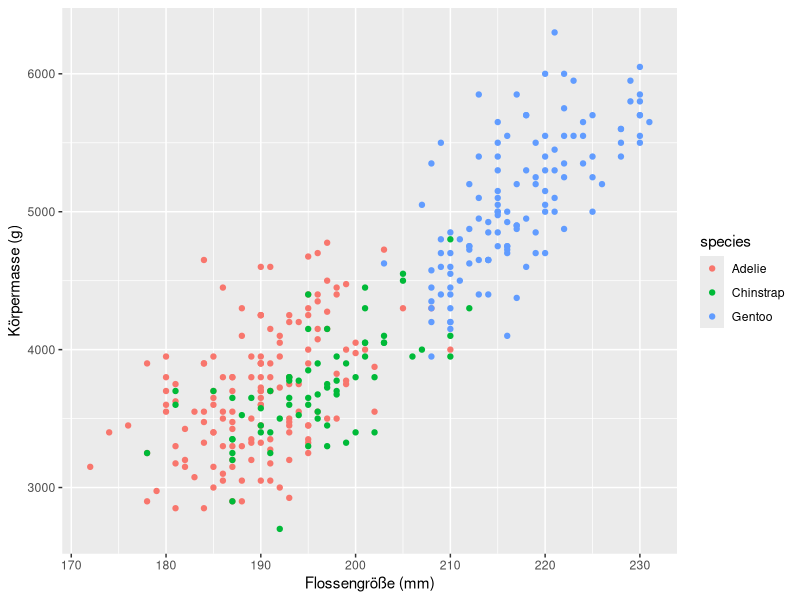
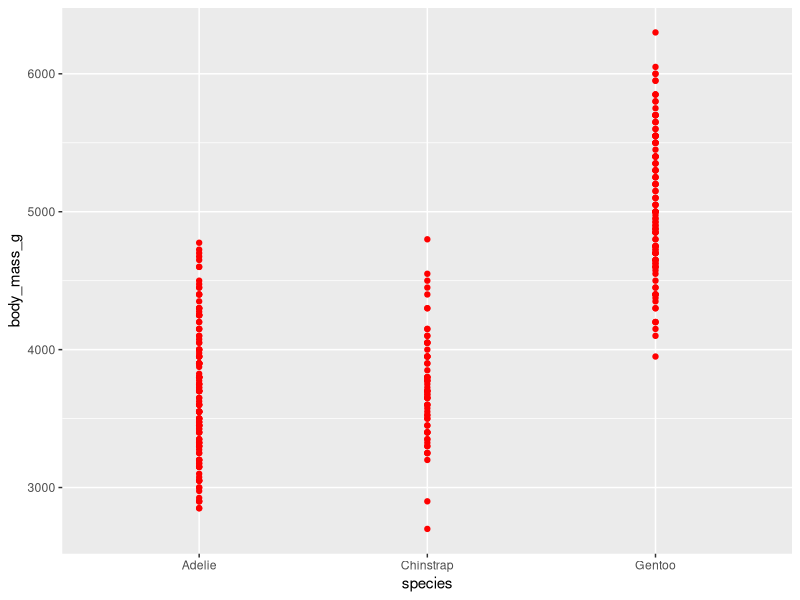
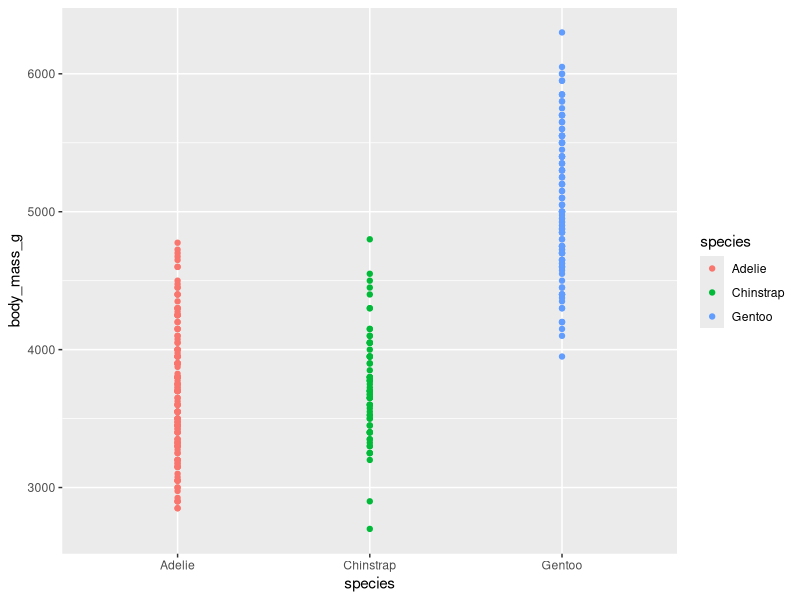
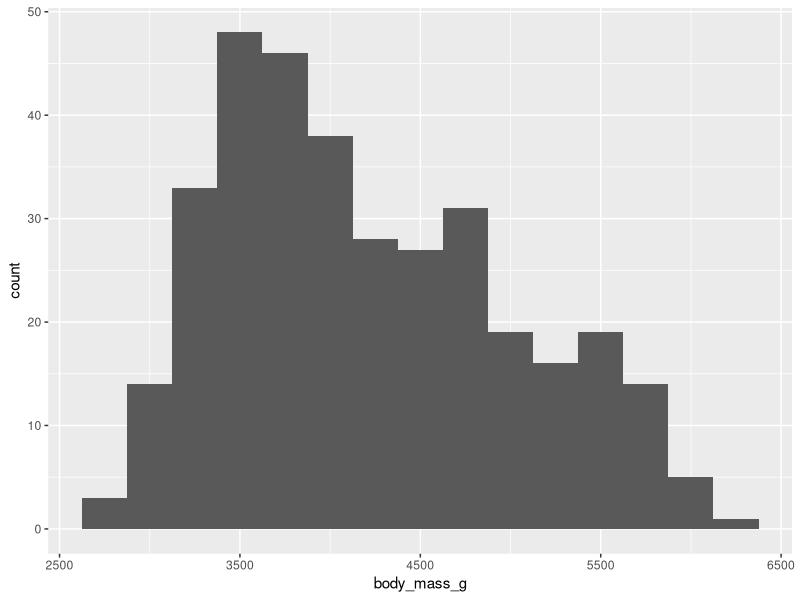
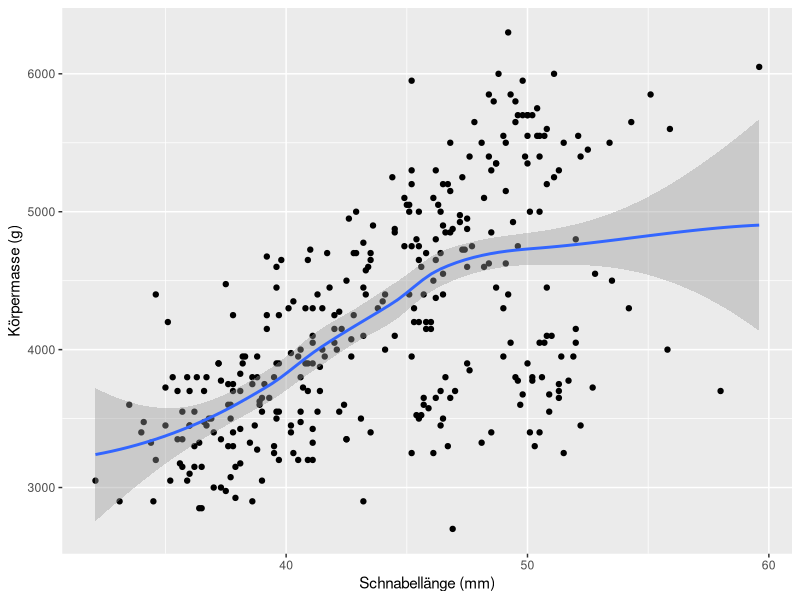
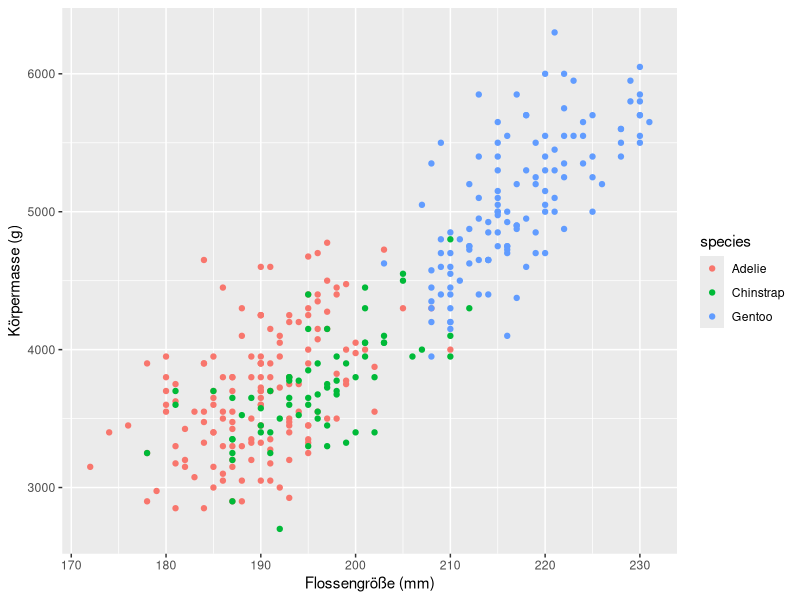
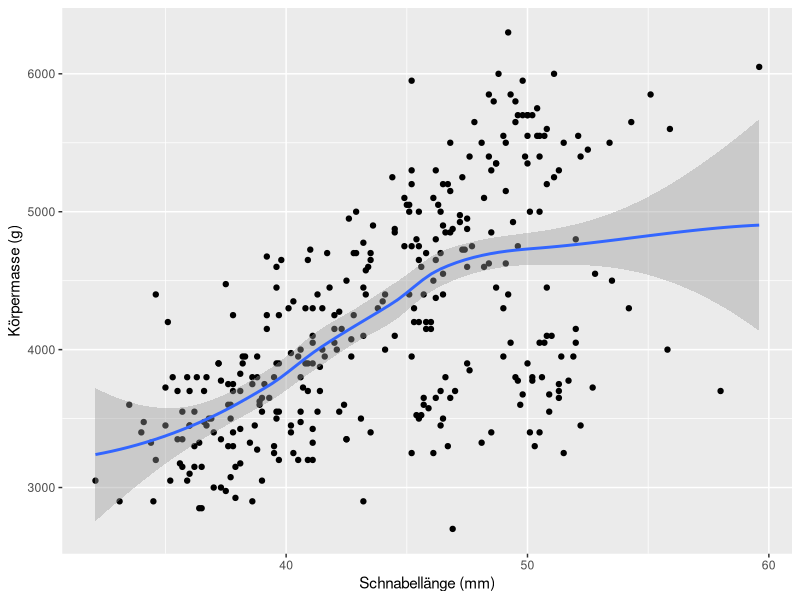

These figures' R source, in order:
# =============================================================
# SA-01 Datenvisualisierung mit ggplot – Hausaufgabe UE 1
# Florian Benes, 4AHWIT (x), Prozessmanagement
# Gesamtes Skript: läuft von oben nach unten durch (Source)
# =============================================================

library(tidyverse)
library(palmerpenguins)   # liefert penguins mit body_mass_g usw.

# -------------------------------------------------------------
# 1. Setup + erstes Ritual
# -------------------------------------------------------------
glimpse(penguins)
# -> 344 Zeilen, 8 Spalten
# -> species: factor, body_mass_g: integer
# Hinweis: 2 Pinguine haben keine Körpermasse/Flossenlänge (NA).
# Die Plots unten zeigen sie nicht an -> Warnung "Removed 2 rows" ist
# erwartet und kein Fehler (genau diese 2 Zeilen fehlen).

# -------------------------------------------------------------
# 2. Die Einstiegsfrage nachbauen (Ziel-Plot)
# -------------------------------------------------------------
p_ziel <- ggplot(penguins,
                 aes(x = flipper_length_mm, y = body_mass_g, color = species)) +
  geom_point() +
  labs(x = "Flossengröße (mm)", y = "Körpermasse (g)")
p_ziel
# Körpermasse steigt bei allen drei Arten mit der Flossengröße.
# Am schwersten: Gentoo.

# -------------------------------------------------------------
# 3. Vorhersagen
# -------------------------------------------------------------
# a) color = "red" in geom_point() -> alle Punkte rot (fixe Farbe)
ggplot(penguins, aes(x = species, y = body_mass_g)) + geom_point(color = "red")
# color = species in aes() -> Farbe abhängig von der Spalte species
ggplot(penguins, aes(x = species, y = body_mass_g, color = species)) + geom_point()

# b) + am Zeilenanfang: R hält die erste Zeile für einen fertigen Befehl,
#    die zweite Zeile beginnt mit + und erzeugt einen Fehler.
#    Deshalb hier auskommentiert, damit das Skript durchläuft:
# ggplot(penguins, aes(x = body_mass_g))
#   + geom_histogram(binwidth = 250)
# richtig:
ggplot(penguins, aes(x = body_mass_g)) +
  geom_histogram(binwidth = 250)

# -------------------------------------------------------------
# 4. Eigene Frage: Hängt die Schnabellänge mit der Körpermasse zusammen?
# -------------------------------------------------------------
p_eigen <- ggplot(penguins, aes(x = bill_length_mm, y = body_mass_g)) +
  geom_point() +
  geom_smooth() +
  labs(x = "Schnabellänge (mm)", y = "Körpermasse (g)")
p_eigen
# Pinguine mit längerem Schnabel sind im Schnitt schwerer.
# Der Trend steigt klar, die Punkte streuen aber deutlich.

# Plots als Bilddateien speichern (Beleg im Repo)
ggsave("sa01_zielplot.png", p_ziel, width = 7, height = 5)
ggsave("sa01_eigene_frage.png", p_eigen, width = 7, height = 5)

# -------------------------------------------------------------
# 5. Kapitel-Check (Kap. 2 Workflow: basics)
# -------------------------------------------------------------
# + am Zeilenende: sagt R, dass der Befehl weitergeht. Am Zeilenanfang
#   ist der Befehl davor schon fertig -> Fehler.
# <- im Skript: Werte sind gespeichert und jederzeit reproduzierbar;
#   Console-Eingaben sind nach dem Schließen weg.
